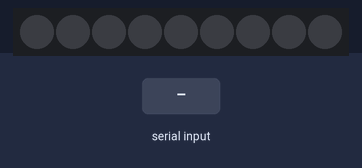
This sketch was run on a simulated Arduino Uno, built with avr-gcc and run on an emulated ATmega328P. Shown: 9 RGB LEDs in strip order, left to right. The inputs (shaded band) are chosen by the test bench. Dim RGB values are drawn brighter than linear.

Above: at 1.2 s.
1.3 s: "90,45,200\n" received over Serial
At 1.9 s:
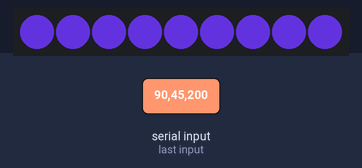
2.8 s: "30,150,10\n" received over Serial
At 5.6 s:
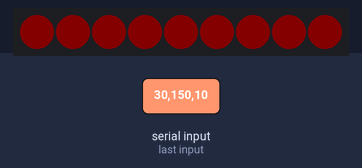
5.8 s: "90,45\n" received over Serial
At 7.1 s:
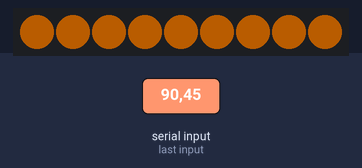
8.3 s: "30,150\n" received over Serial
At 10.2 s:
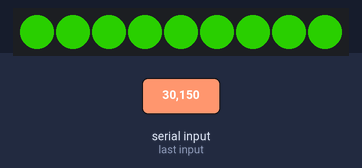
10.8 s: "1,90,45\n" received over Serial
At 11.4 s:
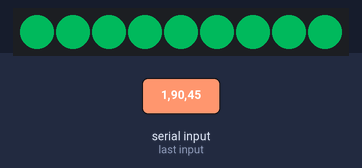
Timing chart, 0 to 13.8 s (numbered marks = the images above; inputs shaded):
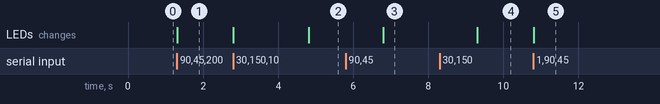

Measured:
- after the input at 1.3 s, the LEDs: change at once (image 1)
- after the input at 2.8 s, the LEDs: first change at once (image 2 shows a later state)
- after the input at 5.8 s, the LEDs: change after 1.0 s (image 3)
- after the input at 8.3 s, the LEDs: change after 1.0 s (image 4)
- after the input at 10.8 s, the LEDs: change at once (image 5)

The sketch:

ColorTester.ino
```cpp
// vim: ts=4 sw=4 ft=cpp ai cindent

#include <Adafruit_NeoPixel.h>

#define COUNT 9
#define PIN 6

Adafruit_NeoPixel strip = Adafruit_NeoPixel(COUNT, PIN, NEO_GRB + NEO_KHZ800);

// Simple test program that allows me to control the pixels using three integers passed via serial communication.

void setup() {
  strip.begin();
  strip.setBrightness(200);
  strip.show();
  Serial.begin(9600);
}

void loop() {
    if( Serial.available() > 0 ) {
        uint32_t nextRed = Serial.parseInt();
        uint32_t nextGreen = Serial.parseInt();
        uint32_t nextBlue = Serial.parseInt();

        uint32_t nextColor = strip.Color(nextRed, nextGreen, nextBlue );
        for( int i = 0; i < COUNT; i++ ) {
            strip.setPixelColor(i,  nextColor);
        }
        strip.show();
    }
}
```
